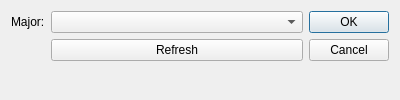
<?xml version="1.0" encoding="UTF-8"?>
<ui version="4.0">
 <class>MajorSelectDialog</class>
 <widget class="QDialog" name="MajorSelectDialog">
  <property name="geometry">
   <rect>
    <x>0</x>
    <y>0</y>
    <width>400</width>
    <height>100</height>
   </rect>
  </property>
  <property name="sizePolicy">
   <sizepolicy hsizetype="Fixed" vsizetype="Fixed">
    <horstretch>0</horstretch>
    <verstretch>0</verstretch>
   </sizepolicy>
  </property>
  <property name="minimumSize">
   <size>
    <width>400</width>
    <height>100</height>
   </size>
  </property>
  <property name="maximumSize">
   <size>
    <width>400</width>
    <height>100</height>
   </size>
  </property>
  <property name="windowTitle">
   <string>Dialog</string>
  </property>
  <layout class="QHBoxLayout" name="horizontalLayout">
   <item>
    <layout class="QFormLayout" name="formLayout">
     <item row="0" column="0">
      <widget class="QLabel" name="label">
       <property name="text">
        <string>Major:</string>
       </property>
      </widget>
     </item>
     <item row="0" column="1">
      <widget class="QComboBox" name="MajorcomboBox"/>
     </item>
     <item row="1" column="1">
      <widget class="QPushButton" name="REFButton">
       <property name="text">
        <string>Refresh</string>
       </property>
      </widget>
     </item>
    </layout>
   </item>
   <item>
    <widget class="QDialogButtonBox" name="buttonBox">
     <property name="orientation">
      <enum>Qt::Vertical</enum>
     </property>
     <property name="standardButtons">
      <set>QDialogButtonBox::Cancel|QDialogButtonBox::Ok</set>
     </property>
    </widget>
   </item>
  </layout>
 </widget>
 <resources/>
 <connections>
  <connection>
   <sender>buttonBox</sender>
   <signal>accepted()</signal>
   <receiver>MajorSelectDialog</receiver>
   <slot>accept()</slot>
   <hints>
    <hint type="sourcelabel">
     <x>248</x>
     <y>254</y>
    </hint>
    <hint type="destinationlabel">
     <x>157</x>
     <y>274</y>
    </hint>
   </hints>
  </connection>
  <connection>
   <sender>buttonBox</sender>
   <signal>rejected()</signal>
   <receiver>MajorSelectDialog</receiver>
   <slot>reject()</slot>
   <hints>
    <hint type="sourcelabel">
     <x>316</x>
     <y>260</y>
    </hint>
    <hint type="destinationlabel">
     <x>286</x>
     <y>274</y>
    </hint>
   </hints>
  </connection>
 </connections>
</ui>
